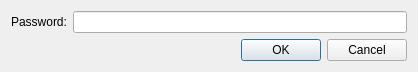
<?xml version="1.0" encoding="UTF-8"?>
<ui version="4.0">
 <class>LoginDialog</class>
 <widget class="QDialog" name="LoginDialog">
  <property name="geometry">
   <rect>
    <x>0</x>
    <y>0</y>
    <width>418</width>
    <height>64</height>
   </rect>
  </property>
  <property name="windowTitle">
   <string>Access restricted!</string>
  </property>
  <layout class="QGridLayout" name="gridLayout">
   <item row="0" column="0">
    <widget class="QLabel" name="label">
     <property name="text">
      <string>Password:</string>
     </property>
    </widget>
   </item>
   <item row="0" column="1">
    <widget class="QLineEdit" name="passEdit">
     <property name="echoMode">
      <enum>QLineEdit::Password</enum>
     </property>
    </widget>
   </item>
   <item row="1" column="0" colspan="2">
    <widget class="QDialogButtonBox" name="buttonBox">
     <property name="orientation">
      <enum>Qt::Horizontal</enum>
     </property>
     <property name="standardButtons">
      <set>QDialogButtonBox::Cancel|QDialogButtonBox::Ok</set>
     </property>
    </widget>
   </item>
  </layout>
 </widget>
 <resources/>
 <connections>
  <connection>
   <sender>buttonBox</sender>
   <signal>accepted()</signal>
   <receiver>LoginDialog</receiver>
   <slot>accept()</slot>
   <hints>
    <hint type="sourcelabel">
     <x>248</x>
     <y>254</y>
    </hint>
    <hint type="destinationlabel">
     <x>157</x>
     <y>274</y>
    </hint>
   </hints>
  </connection>
  <connection>
   <sender>buttonBox</sender>
   <signal>rejected()</signal>
   <receiver>LoginDialog</receiver>
   <slot>reject()</slot>
   <hints>
    <hint type="sourcelabel">
     <x>316</x>
     <y>260</y>
    </hint>
    <hint type="destinationlabel">
     <x>286</x>
     <y>274</y>
    </hint>
   </hints>
  </connection>
 </connections>
</ui>
